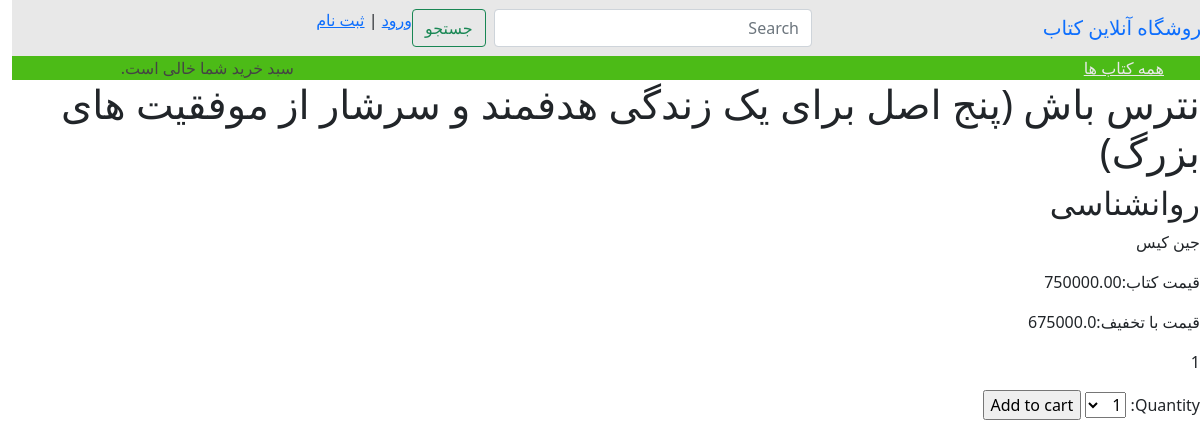
The app's page /2/ntrs-bsh-ng-sl-br-znd-hdfmnd-o-srshr-z-mofkt-h-bzr/ with its own data.
### book/models.py (models this page shows, shortened)
class Book(models.Model):
    category = models.ManyToManyField(Category, verbose_name='دسته', related_name='books')
    title = models.CharField(verbose_name='عنوان کتاب', max_length=200, db_index=True)
    author = models.CharField(verbose_name='نویسنده', max_length=100)
    slug = models.SlugField(max_length=200, db_index=True)
    price = models.DecimalField(verbose_name='قیمت کتاب', max_digits=10, decimal_places=2)
    cash_off = models.ForeignKey('order.CashOff', verbose_name='تخفیف نقدی',
                                 on_delete=models.DO_NOTHING, blank=True, null=True
                                 )
    percent_off = models.ForeignKey('order.PercentageOff', verbose_name='تخفیف درصدی',
                                    on_delete=models.DO_NOTHING, blank=True, null=True
                                    )
    quantity = models.IntegerField(verbose_name='موجودی انبار')
    available = models.BooleanField(verbose_name='موجود در انبار', default=True)
    created_by = models.ForeignKey(CustomUser, verbose_name='ایجاد کننده', on_delete=models.CASCADE)
    create_time = models.DateTimeField(verbose_name='تاریخ ایجاد', auto_now_add=True)
    update_time = models.DateTimeField(verbose_name='تاریخ بروزرسانی', auto_now=True)
    class Meta:
        verbose_name_plural = 'کتاب ها'
        ordering = ('title',)
        index_together = (('id', 'slug'),)
    def list_category(self):
        return self.category.all()
    @property
    def how_much_percent_off(self):
        if self.percent_off is not None:
            return (self.percent_off.value / 100) * float(self.price)
        return 0
    @property
    def final_price(self):
        if self.cash_off:
            return self.price - (self.cash_off.value + self.how_much_percent_off)
        return float(self.price) - self.how_much_percent_off

class Category(models.Model):
    name = models.CharField(verbose_name='دسته', max_length=200, db_index=True)
    slug = models.SlugField(max_length=200, unique=True)
    created_by = models.ForeignKey(get_user_model(), verbose_name='ایجاد کننده', on_delete=models.CASCADE)
    create_time = models.DateTimeField(verbose_name='تاریخ ایجاد', auto_now_add=True)
    update_time = models.DateTimeField(verbose_name='تاریخ بروزرسانی', auto_now=True)
    class Meta:
        verbose_name_plural = 'گروه ها'
        ordering = ('name',)
    def __str__(self):
        return self.name

### order/models.py (models this page shows, shortened)
class PercentageOff(models.Model):
    name = models.CharField(verbose_name='نوع تخفیف', max_length=50)
    value = models.IntegerField(verbose_name='میزان تخفیف', validators=[MinValueValidator(0), MaxValueValidator(100)])
    created_by = models.ForeignKey(get_user_model(), verbose_name='ایجاد کننده', on_delete=models.CASCADE,)
    created_time = models.DateTimeField(verbose_name='تاریخ ایجاد', auto_now_add=True)
    expired_time = models.DateTimeField(verbose_name='تاریخ انقضا')
    active = models.BooleanField(verbose_name='وضعیت اعتبار', default=False)
    class Meta:
        verbose_name_plural = 'تخفیف های درصدی'
        """
        براساس زمان انقضا مرتب میشوند
        """
        ordering = ['expired_time']

### book/views.py (the view)
# urls.py: path('<int:id>/<slug:slug>/', book_detail, name='book_detail'),
def book_detail(request, id, slug):
    book = get_object_or_404(Book, id=id, slug=slug, available=True)
    cart_book_form = CartAddBookForm
    return render(request,
                  'book/book_detail.html',
                  {'book': book, 'cart_book_form': cart_book_form}
                  )

### cart/cart.py (called while the page is built)
    def __len__(self):
        return sum(item['quantity'] for item in self.cart.values())

### cart/context_processors.py (called while the page is built)
def cart(request):
    return {'cart': Cart(request)}

### book/templates/book/book_detail.html (shortened to what this page needs)
{% extends "base.html" %}
{% load static %}
{% block content %}
    <div class="product-detail">
        <h1>{{ book.title }}</h1>
        <h2>
            <div>
                {% for ctg in book.list_category%}
                    {{ ctg }}
                {% endfor %}
            </div>
        </h2>
        <p>
            {{ book.author }}
        </p>
        <p class="price">قیمت کتاب:{{ book.price }}</p>
        <p class="price">قیمت با تخفیف:{{ book.final_price}}</p>
        <p>
        </p>
        <form action="{% url "cart:cart_add" book.id %}" method="post">
            {{ cart_book_form }}
            <input type="submit" value="Add to cart">
        </form>
    </div>
{% endblock content%}

### records on screen
Book: title "نترس باش (پنج اصل برای یک زندگی هدفمند و سرشار از موفقیت های بزرگ)", author "جین کیس", price "750000.00", final_price "675000.0"
Category: name "روانشناسی"
